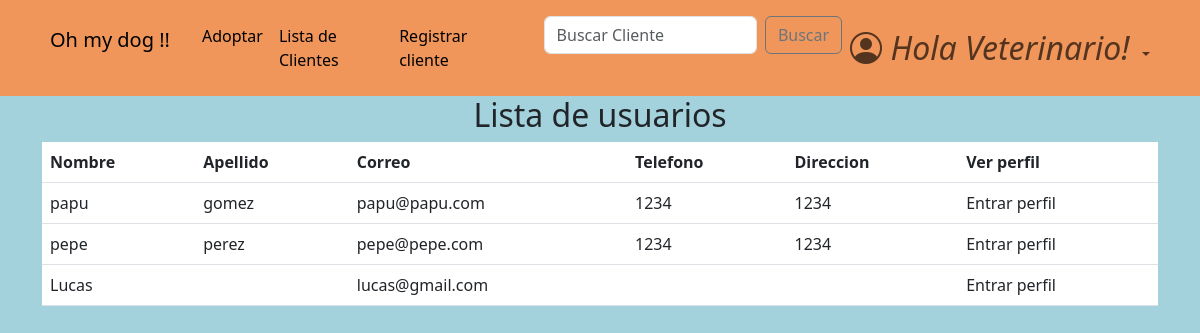
The app's page /accounts/list_users/ (signed in), older data.
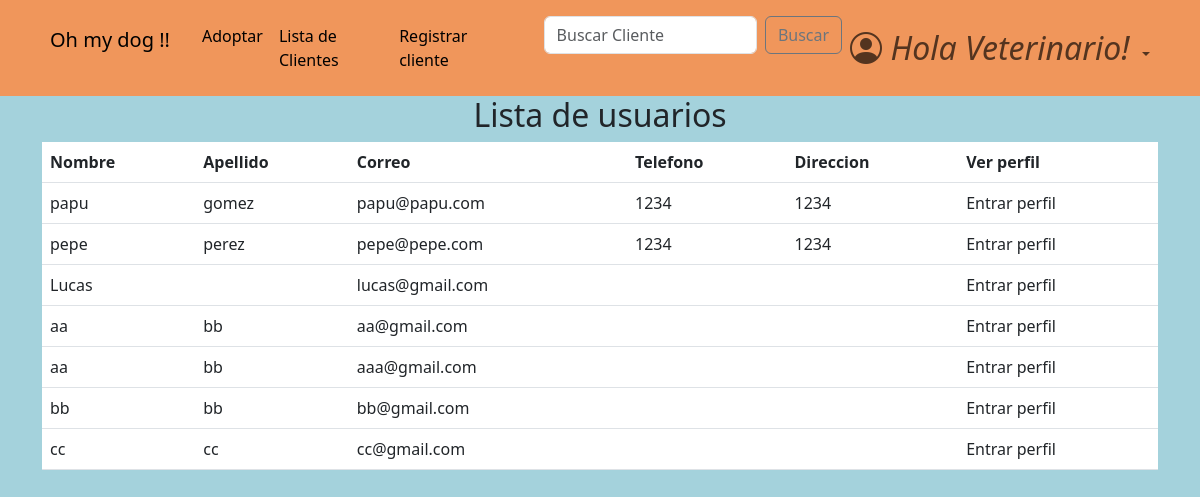
The same page, newer data.
### accounts/models.py (models this page shows, shortened)
class CustomUser(AbstractBaseUser, PermissionsMixin):
    email =                     models.EmailField(verbose_name="email", unique=True)    #.foreignKey ??
    name =                      models.CharField(max_length=25)   #slug es texto corto
    surname =                   models.CharField(max_length=30, blank=True, null=True)
    address =                   models.CharField(max_length=30, blank=True, null=True)
    telephone =                 models.SlugField(max_length=12, blank=True, null=True)
    is_active =                 models.BooleanField(default=True)
    is_staff =                  models.BooleanField(default=False)
    is_admin =                  models.BooleanField(default=False)
    last_login =                models.DateTimeField(verbose_name="last login", default=datetime.datetime.now)
    is_veterinario =            models.BooleanField(default=False)
    USERNAME_FIELD = "email"    #variable por la cual se ingresa, dice username pero seria como 'campo que representa el inicio de sesion'
    REQUIRED_FIELDS = ['name',]    #no permite registros si no tiene estos campos completos
    objects = CustomUserManager()

### accounts/views.py (the view)
# urls.py: path('list_users/', views.list_users, name='list_users'),
def list_users(request):
    if not request.user.is_authenticated:
        return redirect('login')
    if not request.user.is_veterinario:
        return redirect('home')
    users = CustomUser.objects.filter(is_veterinario=False, is_admin=False)
    return render(request, 'list_users.html', {'users': users})

### accounts/templates/list_users.html
{% extends 'home.html' %}
{% block content %}
<main>
    <div class="container">
        <div class="row">
            <div class="col-md-12">
                <h2 class="text-center">Lista de usuarios</h2>
                <table class="table table-hover">
                    <thead>
                        <tr>
                            <th>Nombre</th>
                            <th>Apellido</th>
                            <th>Correo</th>
                            <th>Telefono</th>
                            <th>Direccion</th>
                            <th>Ver perfil</th>
                        </tr>
                    </thead>
                    <tbody>
                        {% for user in users %}
                            <tr>
                                <td>{{ user.name }}</td>
                                <td>{{ user.surname }}</td>
                                <td>{{ user.email }}</td>
                                <td>{{ user.telephone }}</td>
                                <td>{{ user.address}}</td>
                                <td>
                                            <a class="dropdown-item" href="{% url 'profile' user.id %}">Entrar perfil</a>
                                </td>
                            </tr>
                        {% endfor %}
                    </tbody>
                </table>
            </div>
        </div>
    </div>
</main>
{% endblock content %}

### pages/templates/home.html (shortened to what this page needs)
{% extends 'base.html' %}
{% load static %}
{% block header %}
    <header>
        {% if user.is_authenticated %}
            <nav class="navbar navbar-expand-lg header-ar" ">
                <div class="container">
                    <p class="navbar-brand header__marca p-2">Oh my dog !!</p>
                    <div class="collapse navbar-collapse show " id="navbarBasic">
                        <ul class="navbar-nav me-auto mb-2 mb-lg-0">
                            <li class="nav-item">
                                <a class="nav-link active" aria-current="page" href="{% url 'password_change' %}">Adoptar</a>
                            </li>
                            {% if user.is_veterinario %}
                                <li class="nav-item">
                                    <a class="nav-link active" aria-current="page" href="{% url 'list_users' %}">Lista de Clientes</a>
                                </li>
                                <li class="nav-item">
                                    <a class="nav-link active" aria-current="page" href="{% url 'client_registration' %}">Registrar cliente</a>
                                </li>
                                <ul>
                                    <form class="d-flex" method=POST action="{% url 'search_user' %}">
                                          <input type="search" class="form-control me-2" placeholder="Buscar Cliente" aria-label="Search" name="buscado">
                                        <button class="btn btn-outline-secondary" type="submit">Buscar</button>
                                      </form>
                                </ul>
                            {% endif %}
                        </ul>
                            <ul class="navbar-nav mb-2 mb-lg-0 ">
                                <li class="nav-item dropdown">
                                    <a class="nav-link dropdown-toggle icono-user role="button" data-bs-toggle="dropdown" aria-expanded="False">
                                        {% if user.is_veterinario %}
                                            <i class="bi bi-person-circle">
                                                Hola Veterinario!
                                            </i>
                                        {% else %}
                                            <i class="bi bi-person-circle">
                                                Hola {{ user }}!
                                            </i>
                                        {% endif %}
                                    </a>
                                </li>
                            </ul>
                    </div>
                </div>
            </nav>
        {% endif%}
    </header>
{% endblock %}

### pages/templates/base.html (shortened to what this page needs)
<!DOCTYPE html>
<html>
{% load static %}
<head>
    <link rel="stylesheet" href="https://cdn.jsdelivr.net/npm/bootstrap-icons@1.10.5/font/bootstrap-icons.css">
    <link href="https://cdn.jsdelivr.net/npm/bootstrap@5.3.0-alpha3/dist/css/bootstrap.min.css" rel="stylesheet">
    <link rel="stylesheet" href="{% static 'css/styles.css' %}">
</head>
<body>
    {% block header %}
    {% endblock  %}
{% block content %}
{% endblock content %}
</body>
</html>

### pages/static/css/styles.css (style rules this page uses)
html { box-sizing: border-box; font-size: 16px; scroll-behavior: smooth; }
body { margin: 0; padding: 0; overflow-x: hidden; background-color: #a4d2dc; }
a { text-decoration: none; }
.icono-user i { font-size: 2rem; }
.header-ar { background-color: #f0965b; padding: 1rem; }

Row changes from the older to the newer data that the page shows:
added CustomUser: name "aa", surname "bb", email "aa@gmail.com"
added CustomUser: name "aa", surname "bb", email "aaa@gmail.com"
added CustomUser: name "bb", surname "bb", email "bb@gmail.com"
added CustomUser: name "cc", surname "cc", email "cc@gmail.com"
